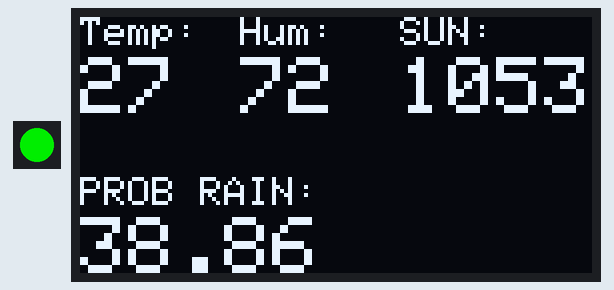
Recording of a program running on a simulated Arduino MKR. Shown: 1 RGB LEDs in strip order, left to right, 128×64 one-colour display. Random numbers use the default seed unless the program sets one.

Above: at 1.22 s.
At 7.6 s:
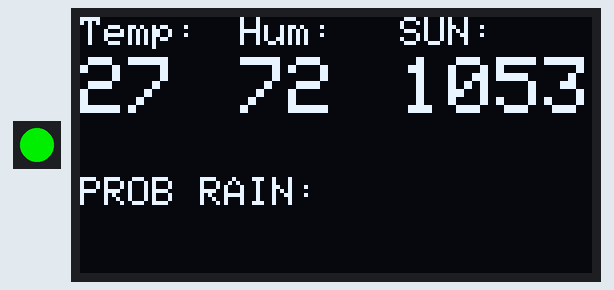
At 23.0 s:
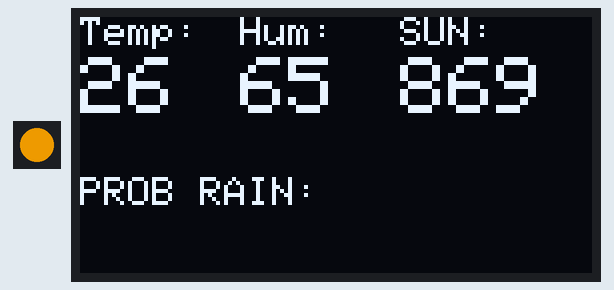
At 38.3 s:
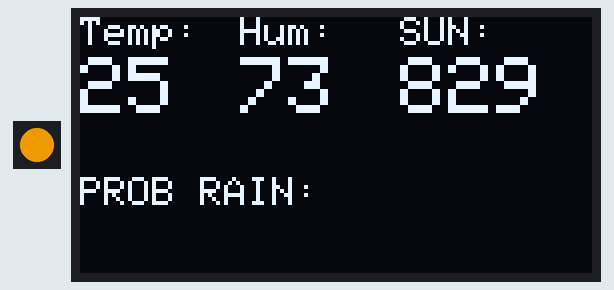
Timing chart, 0 to 39.8 s (numbered marks = the images above):
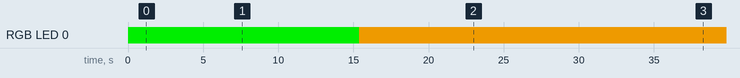

Measured:
- by itself, RGB LED 0: off → RGB(0, 200, 0) at 0.03 s, → RGB(200, 129, 0) 15.3 s later
- what the display in image 1 shows lasts 1.1 s, from 7.6 s to 8.7 s

The program:

main.cpp
```cpp
#include <Arduino.h>
#include <Adafruit_GFX.h>
#include <Adafruit_SSD1306.h>
#include <Adafruit_NeoPixel.h>

#define SCREEN_WIDTH 128 // OLED display width, in pixels
#define SCREEN_HEIGHT 64 // OLED display height, in pixels
#define PIN_LED 6     // Control signal, connect to DI of the LED
#define NUM_LED 1     // Number of LEDs in a strip


Adafruit_NeoPixel RGB_Strip = Adafruit_NeoPixel(NUM_LED, PIN_LED, NEO_GRB + NEO_KHZ800);
Adafruit_SSD1306 display(SCREEN_WIDTH, SCREEN_HEIGHT, &Wire, -1);

int hum = 0, temp = 0, sun = 0, RedLight = 0, GreenLight = 0, BlueLight = 0;
double ProbablityRain = 0;

// Fill the dots one after the other with a color
void colorWipe(uint32_t c, uint16_t wait) {
  for (uint16_t i = 0; i < RGB_Strip.numPixels(); i++) {
    RGB_Strip.setPixelColor(i, c);
    RGB_Strip.show();
    delay(wait);
  }
}


void setup() {
  Serial.begin(9600);

  RGB_Strip.begin();
  RGB_Strip.show();
  RGB_Strip.setBrightness(200);    // Set brightness, 0-255 (darkest - brightest)

  if(!display.begin(SSD1306_SWITCHCAPVCC, 0x3C)) {
    Serial.println(F("SSD1306 allocation failed"));
    for(;;);
    }

    display.clearDisplay();
    display.setTextColor(WHITE);
}

void loop() {
  //gerer les valeur aleatoirement
  hum  = rand() % 20 + 65;
  temp = rand() % 5 + 23;
  sun  = rand() % 401 + 800;

  //Formule trouvée par modélisation
  ProbablityRain= 0.03743225*hum - 2.21389335*temp - 0.09773871*sun + 198.85713381876218;

  if(ProbablityRain < 40){
    colorWipe(RGB_Strip.Color(0,255,0), 1000);
  }else if(ProbablityRain < 75){
    colorWipe(RGB_Strip.Color(255,165,0), 1000);
  }else{
    colorWipe(RGB_Strip.Color(255,0,0), 1000);
  }

  for (int i = 0; i < 120; i++) {
    display.clearDisplay();
    //display temperature
    display.setTextSize(1);
    display.setCursor(0,0);
    display.print("Temp:");
    display.setTextSize(2);
    display.setCursor(0,10);
    display.print(String(temp));

    //display humidity
    display.setTextSize(1);
    display.setCursor(40, 0);
    display.print("Hum: ");
    display.setTextSize(2);
    display.setCursor(40, 10);
    display.print(String(hum));

    //display SUN
    display.setTextSize(1);
    display.setCursor(80, 0);
    display.print("SUN: ");
    display.setTextSize(2);
    display.setCursor(80, 10);
    display.print(String(sun));

    //display Rain probability
    display.setTextSize(1);
    display.setCursor(0, 40);
    display.print("PROB RAIN: ");
    display.setTextSize(2);
    display.setCursor(i, 50);
    display.print(String(ProbablityRain));
    display.display();
    delay(30);
    }
}
```
